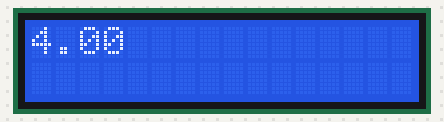
The sketch below on a simulated Arduino Uno, built with avr-gcc and run on an emulated ATmega328P. Shown: 16×2 character LCD.

Above: at 0.1 s.
At 3.1 s:
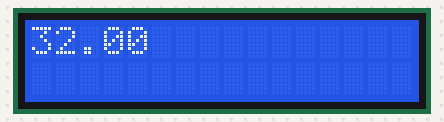
At 7.1 s:
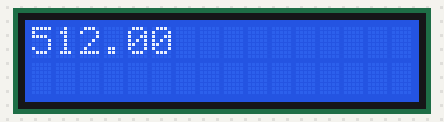
At 14.1 s:
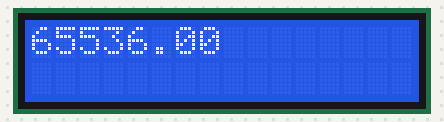
At 21.1 s:
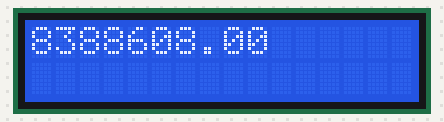
At 29.2 s:
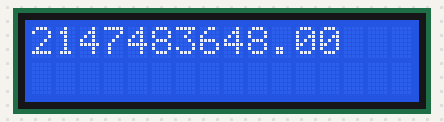

Measured:
- what the display in image 1 shows lasts 1.0 s, from 3.1 s to 4.1 s

The sketch:

lcdhelloworld.ino
```cpp
// include the library code:
#include <LiquidCrystal.h>

float x = 2;
// initialize the library with the numbers of the interface pins
LiquidCrystal lcd(12, 11, 7, 6, 5, 4);

void setup() {
  // set up the LCD's number of columns and rows:
  lcd.begin(16, 2);
  // Print a message to the LCD.
  //lcd.setCursor(0,0);
  //lcd.print("");
}

void loop() {
  // set the cursor to column 0, line 1
  // (note: line 1 is the second row, since counting begins with 0):
  lcd.setCursor(0, 0);
  // print the number of seconds since reset:
  x = x*2;
  lcd.print(x);
  delay(1000);
}
```
